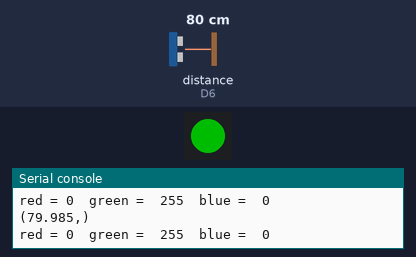
Simulated run of this program. Board: CircuitPython board. Shown: 1 RGB LEDs in strip order, left to right, the last lines printed to the serial console. The test bench sets the inputs (shaded band); at power-on: distance to the obstacle (sensor on D6) 80 cm. The echo pulse lasts 58.3 µs per cm; dim RGB values are drawn brighter than linear.

Above: at 1.2 s.
1.3 s: distance to the obstacle (sensor on D6) set to 2 cm
At 2.1 s:
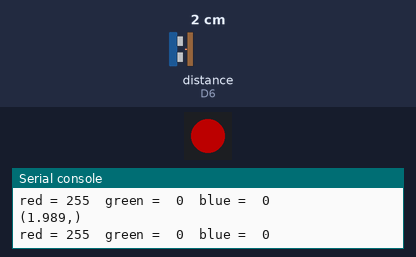
2.8 s: distance to the obstacle (sensor on D6) set to 18 cm
At 3.4 s:
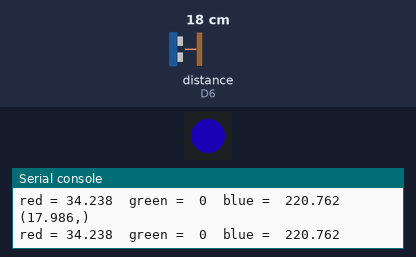
4.3 s: distance to the obstacle (sensor on D6) set to 9 cm
At 4.9 s:
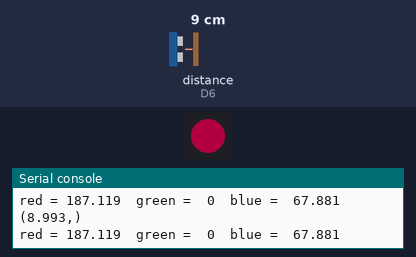
5.8 s: distance to the obstacle (sensor on D6) set to 35 cm
At 6.8 s:
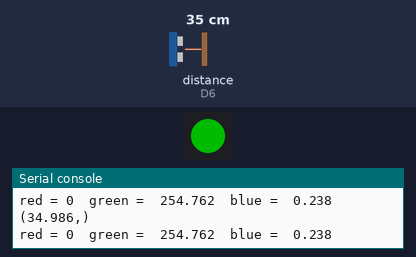
7.3 s: distance to the obstacle (sensor on D6) set to 4 cm
At 8.4 s:
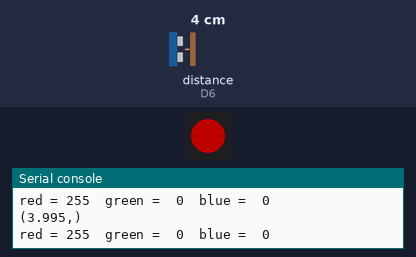
Timing chart, 0 to 9.8 s (numbered marks = the images above; inputs shaded):
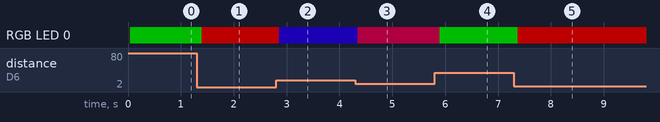

The program:

distance_sensor.py
```python
import time
import board
import adafruit_hcsr04
from rainbowio import colorwheel
import neopixel
import simpleio

sonar = adafruit_hcsr04.HCSR04(trigger_pin=board.D5, echo_pin=board.D6)

pixel_pin = board.NEOPIXEL
num_pixels = 1

pixels = neopixel.NeoPixel(pixel_pin, num_pixels, brightness=0.3, auto_write=False)

def color_chase(color, wait):
    for i in range(num_pixels):
        pixels[i] = color
        time.sleep(wait)
        pixels.show()
    time.sleep(0.5)


def rainbow_cycle(wait):
    for j in range(255):
        for i in range(num_pixels):
            rc_index = (i * 256 // num_pixels) + j
            pixels[i] = colorwheel(rc_index & 255)
        pixels.show()
        time.sleep(wait)

RED = (255, 0, 0)
YELLOW = (255, 150, 0)
GREEN = (0, 255, 0)
CYAN = (0, 255, 255)
BLUE = (0, 0, 255)
PURPLE = (180, 0, 255)

while True:
    try:

        print((sonar.distance,))
        if (sonar.distance <= 5.0):
            blue = 0
            green = 0
            red = 255

        if (sonar.distance >= 5.0) and (sonar.distance < 20.0):
            green = 0
            blue = simpleio.map_range(sonar.distance,5.0,20.0,0.0,255.0)
            red = simpleio.map_range(sonar.distance,5.0,20.0,255.0,0.0)

        if (sonar.distance >= 20) and (sonar.distance <35):
            red = 0
            green = simpleio.map_range(sonar.distance,20.0,35.0,0.0,255.0)
            blue = simpleio.map_range(sonar.distance,20.0,35.0,255.0,0.0)
        if (sonar.distance >=35):
            red = 0
            blue = 0
            green = 255
        print("red =",red," green = ",green," blue = ",blue)
        pixels[0] = (red,green,blue)
        pixels.show()

    except RuntimeError:
        print("Retrying!")

    time.sleep(0.1)
```

Measured:
- after the input at 1.3 s, RGB LED 0: RGB(0, 76, 0) → RGB(76, 0, 0) after 0.09 s
- after the input at 2.8 s, RGB LED 0: RGB(76, 0, 0) → RGB(10, 0, 66) after 0.06 s
- after the input at 4.3 s, RGB LED 0: RGB(10, 0, 66) → RGB(56, 0, 20) at once
- after the input at 5.8 s, RGB LED 0: RGB(56, 0, 20) → RGB(0, 76, 0) after 0.10 s
- after the input at 7.3 s, RGB LED 0: RGB(0, 76, 0) → RGB(76, 0, 0) after 0.07 s
